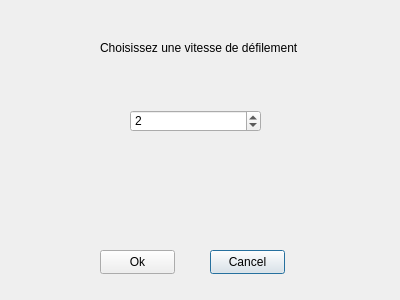
<?xml version="1.0" encoding="UTF-8"?>
<ui version="4.0">
 <class>vitessedefilement</class>
 <widget class="QDialog" name="vitessedefilement">
  <property name="geometry">
   <rect>
    <x>0</x>
    <y>0</y>
    <width>400</width>
    <height>300</height>
   </rect>
  </property>
  <property name="windowTitle">
   <string>Dialog</string>
  </property>
  <widget class="QLabel" name="lMessageDialogue">
   <property name="geometry">
    <rect>
     <x>100</x>
     <y>40</y>
     <width>241</width>
     <height>16</height>
    </rect>
   </property>
   <property name="text">
    <string>Choisissez une vitesse de défilement</string>
   </property>
  </widget>
  <widget class="QSpinBox" name="spinBox">
   <property name="geometry">
    <rect>
     <x>130</x>
     <y>110</y>
     <width>131</width>
     <height>22</height>
    </rect>
   </property>
   <property name="readOnly">
    <bool>false</bool>
   </property>
   <property name="minimum">
    <number>1</number>
   </property>
   <property name="singleStep">
    <number>1</number>
   </property>
   <property name="value">
    <number>2</number>
   </property>
  </widget>
  <widget class="QPushButton" name="bOk">
   <property name="geometry">
    <rect>
     <x>100</x>
     <y>250</y>
     <width>75</width>
     <height>24</height>
    </rect>
   </property>
   <property name="text">
    <string>Ok</string>
   </property>
  </widget>
  <widget class="QPushButton" name="bCancel">
   <property name="geometry">
    <rect>
     <x>210</x>
     <y>250</y>
     <width>75</width>
     <height>24</height>
    </rect>
   </property>
   <property name="text">
    <string>Cancel</string>
   </property>
   <property name="default">
    <bool>true</bool>
   </property>
  </widget>
 </widget>
 <resources/>
 <connections/>
</ui>
